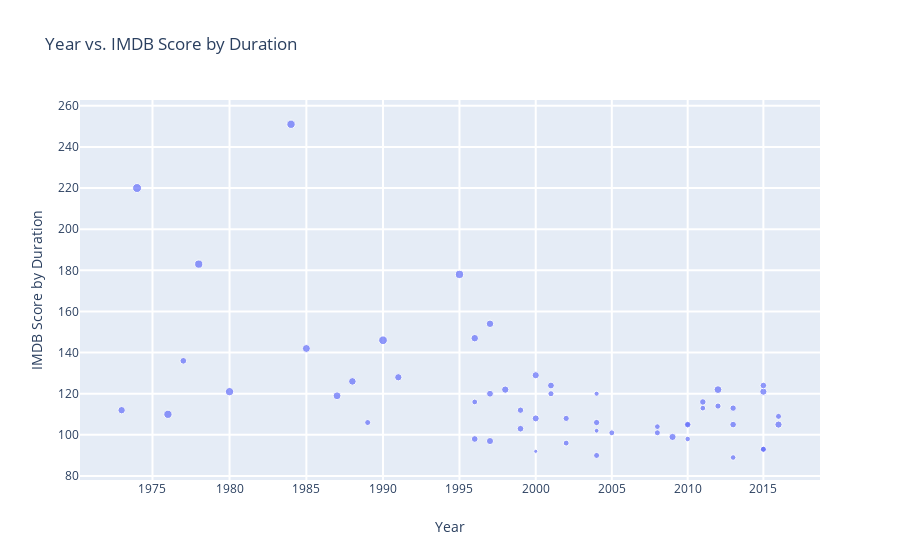

Notebook cell for this chart:
### Markdown cell above
## Graphs

### Code cell
fig_bubble.show()

### Figure 1 — Plotly figure (JSON) as saved in the notebook; plotly's stock layout.template omitted (floating-point values rounded to 4 significant figures)
{"data": [{"marker": {"size": [5.5, 4.1, 6, 6.8, 6.3, 5.9, 6, 7, 7.3, 5.8, 8.2, 7.5, 6.1, 7.2, 7.4, 6.2, 6.4, 7.3, 6.1, 7.2, 6.7, 7.6, 4.8, 8.4, 6.6, 6.4, 5.7, 5.7, 7.9, 5.9, 8.7, 5.1, 5.4, 6, 7.2, 7.2, 8.3, 6.2, 8.2, 7.1, 6.9, 8, 6.7, 9, 6.7, 7.5, 6, 6.1, 8.3, 6.5, 6.6, 5.6, 6.7, 7.8]}, "mode": "markers", "type": "scatter", "x": [2010, 2000, 2004, 2001, 2004, 2002, 2008, 2000, 1998, 1996, 1995, 1996, 2001, 2015, 1973, 2002, 2013, 1991, 2015, 2000, 1999, 1988, 2004, 1984, 2013, 1999, 2008, 2011, 1987, 2005, 1990, 2004, 2010, 1989, 2009, 2016, 1980, 2012, 1978, 1997, 1997, 1985, 1977, 1974, 2010, 1997, 2016, 2015, 1976, 2011, 2015, 2013, 1996, 2012], "y": [98, 92, 90, 124, 106, 96, 101, 108, 122, 116, 178, 147, 120, 121, 112, 108, 113, 128, 93, 129, 103, 126, 102, 251, 105, 112, 104, 113, 119, 101, 146, 120, 105, 106, 99, 105, 121, 114, 183, 97, 120, 142, 136, 220, 105, 154, 109, 93, 110, 116, 124, 89, 98, 122]}], "layout": {"title": {"text": "Year vs. IMDB Score by Duration"}, "xaxis": {"gridwidth": 2, "title": {"text": "Year"}, "type": "log"}, "yaxis": {"gridwidth": 2, "title": {"text": "IMDB Score by Duration"}}}}
